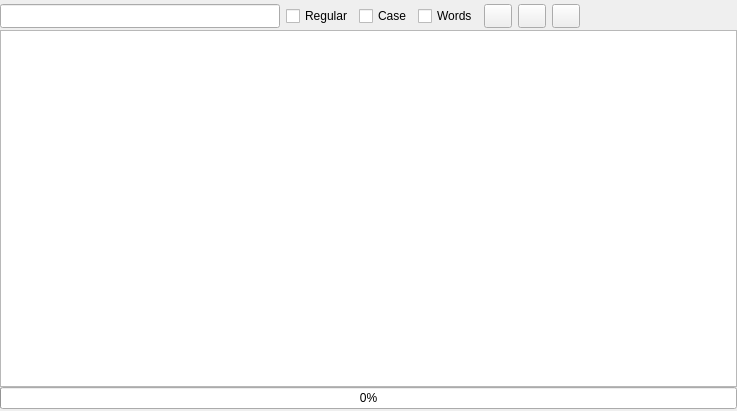
<?xml version="1.0" encoding="UTF-8"?>
<ui version="4.0">
 <class>Form</class>
 <widget class="QWidget" name="Form">
  <property name="geometry">
   <rect>
    <x>0</x>
    <y>0</y>
    <width>737</width>
    <height>411</height>
   </rect>
  </property>
  <property name="sizePolicy">
   <sizepolicy hsizetype="Expanding" vsizetype="Expanding">
    <horstretch>0</horstretch>
    <verstretch>0</verstretch>
   </sizepolicy>
  </property>
  <property name="minimumSize">
   <size>
    <width>0</width>
    <height>0</height>
   </size>
  </property>
  <property name="windowTitle">
   <string>Form</string>
  </property>
  <layout class="QGridLayout" name="gridLayout">
   <property name="leftMargin">
    <number>0</number>
   </property>
   <property name="topMargin">
    <number>0</number>
   </property>
   <property name="rightMargin">
    <number>0</number>
   </property>
   <property name="bottomMargin">
    <number>0</number>
   </property>
   <property name="spacing">
    <number>0</number>
   </property>
   <item row="0" column="0">
    <layout class="QVBoxLayout" name="verticalLayout">
     <property name="spacing">
      <number>0</number>
     </property>
     <property name="topMargin">
      <number>2</number>
     </property>
     <property name="bottomMargin">
      <number>2</number>
     </property>
     <item>
      <layout class="QHBoxLayout" name="findLayout">
       <property name="spacing">
        <number>6</number>
       </property>
       <property name="sizeConstraint">
        <enum>QLayout::SetMinimumSize</enum>
       </property>
       <property name="topMargin">
        <number>2</number>
       </property>
       <property name="bottomMargin">
        <number>2</number>
       </property>
       <item>
        <widget class="QLineEdit" name="tbFindContent">
         <property name="sizePolicy">
          <sizepolicy hsizetype="Fixed" vsizetype="Fixed">
           <horstretch>0</horstretch>
           <verstretch>0</verstretch>
          </sizepolicy>
         </property>
         <property name="minimumSize">
          <size>
           <width>280</width>
           <height>24</height>
          </size>
         </property>
         <property name="maximumSize">
          <size>
           <width>280</width>
           <height>24</height>
          </size>
         </property>
        </widget>
       </item>
       <item>
        <widget class="QCheckBox" name="ckRegular">
         <property name="sizePolicy">
          <sizepolicy hsizetype="Fixed" vsizetype="Fixed">
           <horstretch>0</horstretch>
           <verstretch>0</verstretch>
          </sizepolicy>
         </property>
         <property name="minimumSize">
          <size>
           <width>0</width>
           <height>24</height>
          </size>
         </property>
         <property name="maximumSize">
          <size>
           <width>16777215</width>
           <height>24</height>
          </size>
         </property>
         <property name="text">
          <string>Regular</string>
         </property>
        </widget>
       </item>
       <item>
        <widget class="QCheckBox" name="ckCase">
         <property name="minimumSize">
          <size>
           <width>0</width>
           <height>24</height>
          </size>
         </property>
         <property name="maximumSize">
          <size>
           <width>16777215</width>
           <height>24</height>
          </size>
         </property>
         <property name="text">
          <string>Case</string>
         </property>
        </widget>
       </item>
       <item>
        <widget class="QCheckBox" name="ckWords">
         <property name="minimumSize">
          <size>
           <width>0</width>
           <height>24</height>
          </size>
         </property>
         <property name="maximumSize">
          <size>
           <width>16777215</width>
           <height>24</height>
          </size>
         </property>
         <property name="text">
          <string>Words</string>
         </property>
        </widget>
       </item>
       <item>
        <widget class="QPushButton" name="btFindNext">
         <property name="sizePolicy">
          <sizepolicy hsizetype="Fixed" vsizetype="Fixed">
           <horstretch>0</horstretch>
           <verstretch>0</verstretch>
          </sizepolicy>
         </property>
         <property name="minimumSize">
          <size>
           <width>28</width>
           <height>24</height>
          </size>
         </property>
         <property name="maximumSize">
          <size>
           <width>28</width>
           <height>24</height>
          </size>
         </property>
         <property name="toolTip">
          <string>Find next</string>
         </property>
         <property name="text">
          <string/>
         </property>
         <property name="icon">
          <iconset resource="AndroidBoy.qrc">
           <normaloff>:/icon/icons/bt_next_marked.svg</normaloff>:/icon/icons/bt_next_marked.svg</iconset>
         </property>
        </widget>
       </item>
       <item>
        <widget class="QPushButton" name="btFindPrev">
         <property name="sizePolicy">
          <sizepolicy hsizetype="Fixed" vsizetype="Fixed">
           <horstretch>0</horstretch>
           <verstretch>0</verstretch>
          </sizepolicy>
         </property>
         <property name="minimumSize">
          <size>
           <width>28</width>
           <height>24</height>
          </size>
         </property>
         <property name="maximumSize">
          <size>
           <width>28</width>
           <height>24</height>
          </size>
         </property>
         <property name="toolTip">
          <string>Find prev</string>
         </property>
         <property name="text">
          <string/>
         </property>
         <property name="icon">
          <iconset resource="AndroidBoy.qrc">
           <normaloff>:/icon/icons/bt_prev_marked.svg</normaloff>:/icon/icons/bt_prev_marked.svg</iconset>
         </property>
        </widget>
       </item>
       <item>
        <widget class="QPushButton" name="btHideFindToolbar">
         <property name="sizePolicy">
          <sizepolicy hsizetype="Fixed" vsizetype="Fixed">
           <horstretch>0</horstretch>
           <verstretch>0</verstretch>
          </sizepolicy>
         </property>
         <property name="minimumSize">
          <size>
           <width>28</width>
           <height>24</height>
          </size>
         </property>
         <property name="maximumSize">
          <size>
           <width>28</width>
           <height>24</height>
          </size>
         </property>
         <property name="toolTip">
          <string>Hide find toolbar</string>
         </property>
         <property name="text">
          <string/>
         </property>
         <property name="icon">
          <iconset resource="AndroidBoy.qrc">
           <normaloff>:/icon/icons/bt_close.svg</normaloff>:/icon/icons/bt_close.svg</iconset>
         </property>
        </widget>
       </item>
       <item>
        <spacer name="horizontalSpacer">
         <property name="orientation">
          <enum>Qt::Horizontal</enum>
         </property>
         <property name="sizeHint" stdset="0">
          <size>
           <width>40</width>
           <height>0</height>
          </size>
         </property>
        </spacer>
       </item>
      </layout>
     </item>
     <item>
      <widget class="QTableView" name="tvTrace"/>
     </item>
     <item>
      <widget class="QProgressBar" name="pbLoading">
       <property name="sizePolicy">
        <sizepolicy hsizetype="Expanding" vsizetype="Minimum">
         <horstretch>0</horstretch>
         <verstretch>0</verstretch>
        </sizepolicy>
       </property>
       <property name="minimumSize">
        <size>
         <width>0</width>
         <height>20</height>
        </size>
       </property>
       <property name="maximumSize">
        <size>
         <width>16777215</width>
         <height>16777215</height>
        </size>
       </property>
       <property name="value">
        <number>0</number>
       </property>
      </widget>
     </item>
    </layout>
   </item>
  </layout>
 </widget>
 <resources>
  <include location="AndroidBoy.qrc"/>
 </resources>
 <connections/>
</ui>
